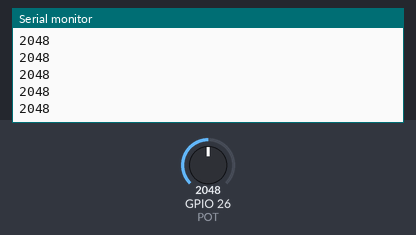
Bench run of a sketch on a simulated ESP32. On the bench: the last lines printed to the serial monitor. The inputs (shaded band) are chosen by the test bench; at power-on: GPIO 26 (POT) = 2048.

Above: at 1.2 s.
1.3 s: GPIO 26 (POT) set to 2866
At 1.32 s:
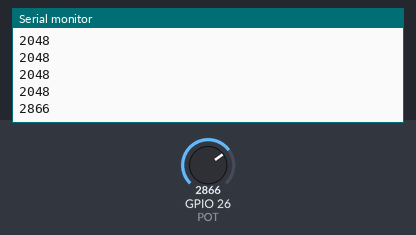
2.8 s: GPIO 26 (POT) set to 3603
At 2.82 s:
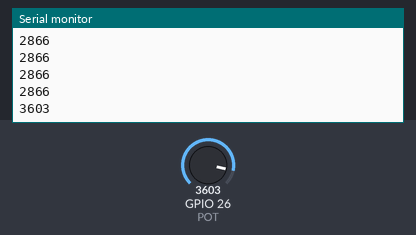
Timing chart, 0 to 5.8 s (numbered marks = the images above; inputs shaded):
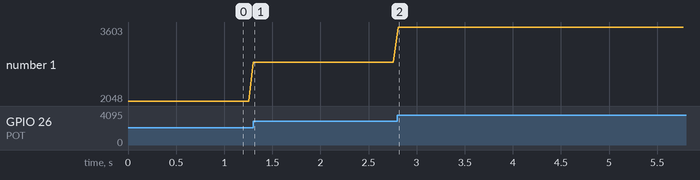

The sketch:

1.serial_print.ino
```cpp
/*
  该程序作用是在串口屏中打印电位计的模拟输入信号
  在线文档：https://docs.geeksman.com/esp32/Arduino/11.esp32-arduino-adc.html
*/
// 定义 GPIO 引脚
#define POT 26


// 初始化电位计输入信号
int pot_value;


void setup() {
  // 设置串口通信波特率 9600；
  Serial.begin(9600);
  pinMode(POT, INPUT);
}


void loop() {
  // 读取电位计模拟输入值
  pot_value = analogRead(POT);
  // 打印模拟输入信号在串口监视器中
  Serial.println(pot_value);
  delay(50);
}
```

Measured:
- after the input at 1.3 s, the serial monitor: prints a new line at once (image 1)
- after the input at 2.8 s, the serial monitor: prints a new line at once (image 2)
- plotted number 1: 2048 → 2866 after the input at 1.3 s, 2866 → 3603 after the input at 2.8 s
